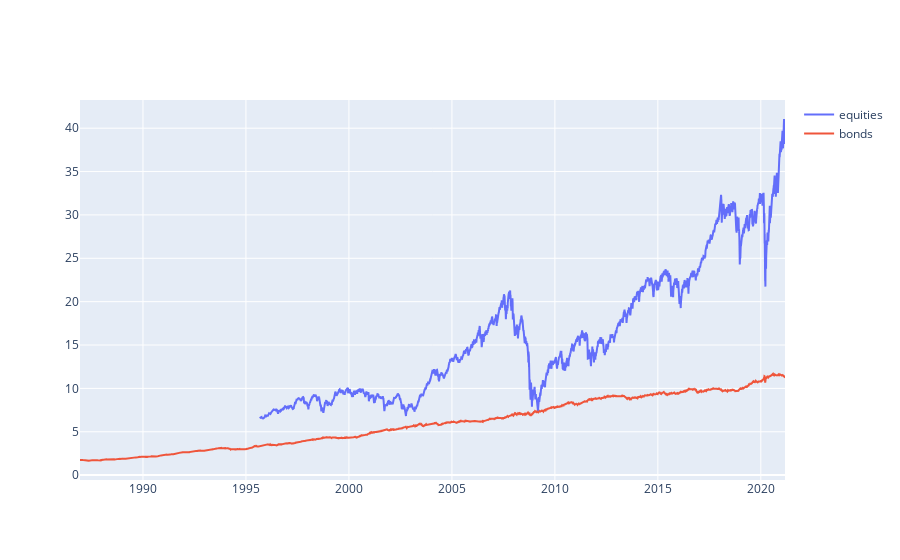

Write notebook code for a chart like this one.
### Markdown cell above
#### Plot Adj. Closing Prices

### Code cell
fig = go.Figure()

fig.add_trace(go.Scatter(x=VHGEX_equities_df_close.index,y=VHGEX_equities_df_close,name="equities"))
fig.add_trace(go.Scatter(x=VBMFX_bonds_df_close.index,y=VBMFX_bonds_df_close,name="bonds"))

fig.show()

### Figure 1 — Plotly figure (JSON) as saved in the notebook; plotly's stock layout.template omitted (floating-point values rounded to 4 significant figures; data arrays with more than 128 entries replaced by an {"elided": "..."} marker saying what was removed)
{"data": [{"name": "equities", "type": "scatter", "x": {"elided": "6421 str values"}, "y": {"elided": "6421 float values"}}, {"name": "bonds", "type": "scatter", "x": {"elided": "8627 str values"}, "y": {"elided": "8627 float values"}}], "layout": {}}
